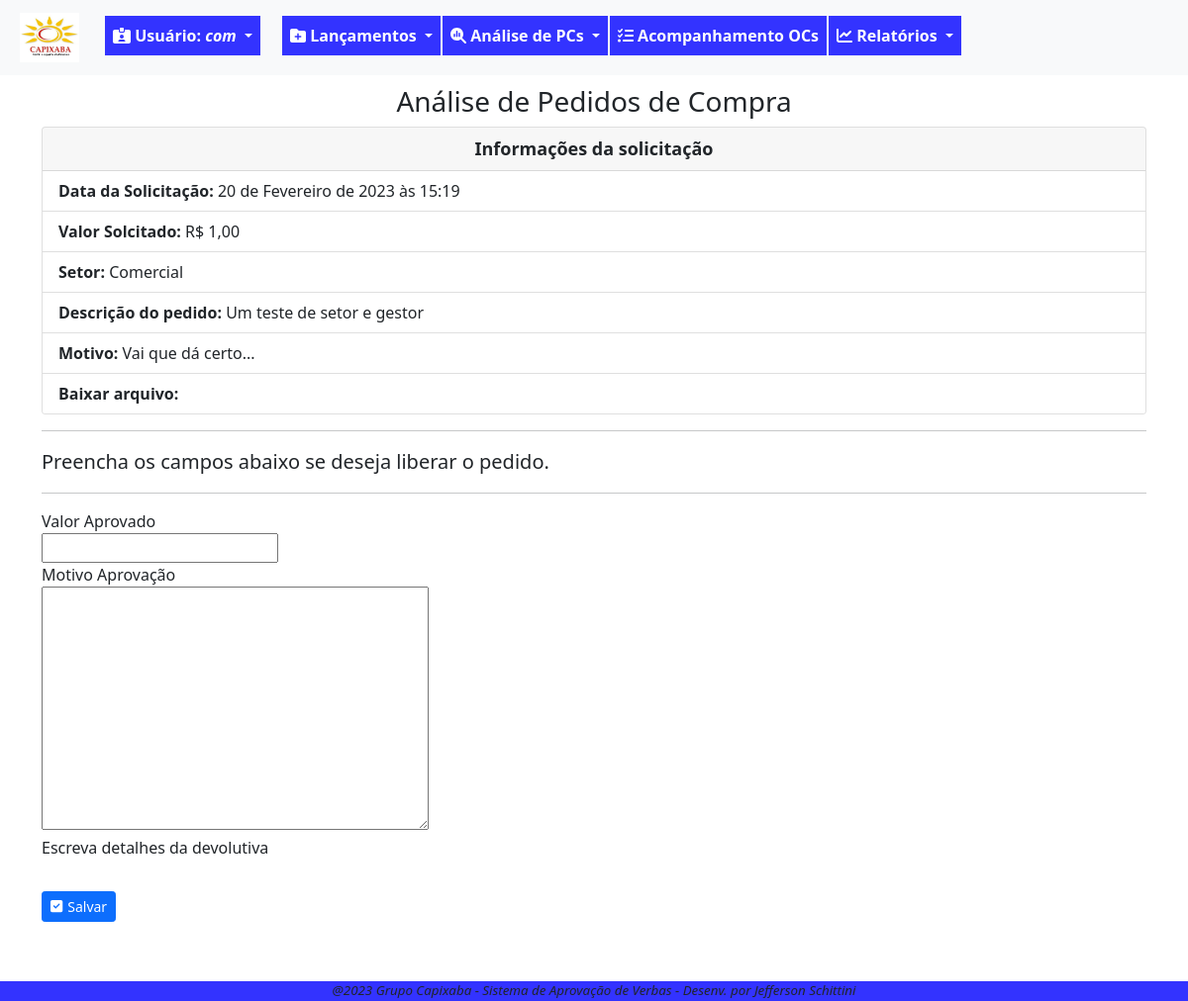
The app's page /pc/analise/aprova/6 (signed in), older data.
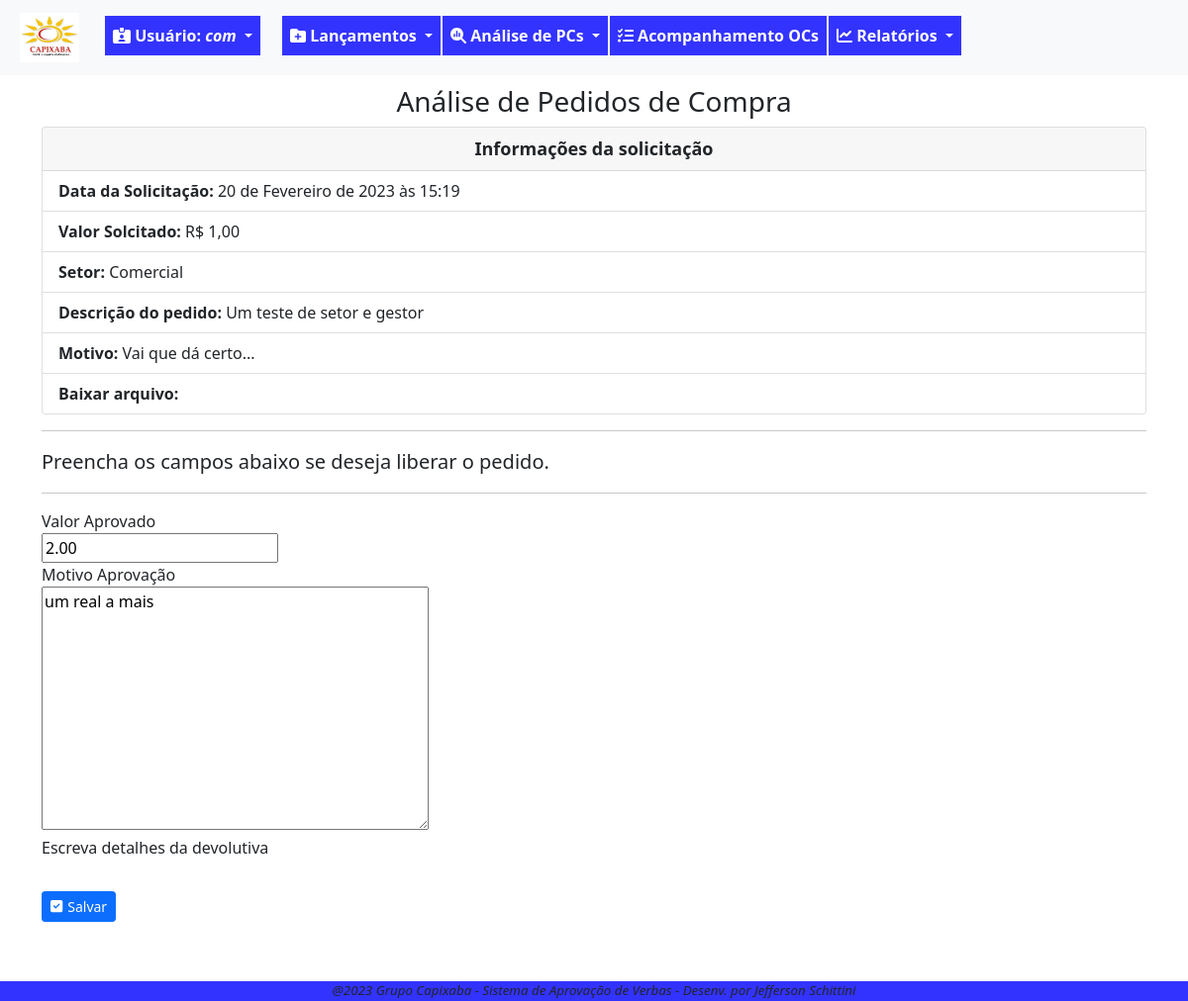
The same page, newer data.
### fluxo/models.py (models this page shows, shortened)
class PedidoCompra(models.Model):
    SOL = '1'
    APR = '2'
    FIS = '3'
    FIN = '4'
    FIM = '9'
    ETAPAS_CHOICES = [
        (SOL,'Solicitação'),
        (APR,'Aprovação'),
        (FIS,'Fiscal'),
        (FIN,'Financeiro'),
        (FIM,'Finalizada'),
    ]
    ABERTA = 'ABE'
    ANALISE = 'ANL'
    LIBERADA = 'LIB'
    NEGADA = 'NEG'
    CANCELADA = 'CAN'
    STATUS_CHOICES = [
        ('ABE','Aberta'),
        ('ANL','Análise'),
        ('LIB','Liberada'),
        ('NEG','Negada'),
        ('CAN','Cancelada'),
    ]
    data_solic = models.DateTimeField(verbose_name='Data da Solicitação', default=timezone.now)
    usuario_log = models.ForeignKey(User, on_delete=models.PROTECT, verbose_name='Usuário') #deixar este usuário, que herda do padrão django
    setor_oc = models.ForeignKey(Setor, on_delete=models.PROTECT, verbose_name='Setor')
    desc_solic = models.CharField(max_length=100, verbose_name='Descrição do pedido')
    motivo_solic = models.TextField(verbose_name='Motivo do pedido', max_length=1000, help_text='Escreva detalhes da solicitação')
    valor_solic = models.DecimalField(max_digits=9, decimal_places=2, verbose_name='Valor Solicitado')
    anexos = models.FileField(upload_to=anexar_em, blank=True, null=True)  # verificar melhor como se configura, inclusive a constante MEDDIA_ROOT
    data_aprov = models.DateTimeField(verbose_name='Aprovação Diretoria', blank=True, null=True)
    motivo_aprov = models.TextField(verbose_name='Motivo Aprovação', blank=True, max_length=1000, help_text='Escreva detalhes da devolutiva')
    valor_aprov = models.DecimalField(verbose_name='Valor Aprovado', max_digits=9, decimal_places=2, blank=True, null=True)
    data_fin = models.DateTimeField(verbose_name='Liberação Financeiro', blank=True, null=True)
    motivo_fin = models.TextField(verbose_name='Motivo Financeiro', max_length=1000, blank=True, help_text='Escreva detalhes da devolutiva')
    data_fis = models.DateTimeField(verbose_name='Liberação Fiscal', blank=True, null=True)
    motivo_fis = models.TextField(verbose_name='Motivo Fiscal', max_length=1000, blank=True, null=True, help_text='Escreva detalhes da devolutiva')
    etapa_oc = models.CharField(verbose_name='Etapa', choices=ETAPAS_CHOICES, max_length=50, default='1')
    status_oc = models.CharField(verbose_name='Status', choices=STATUS_CHOICES, max_length=50, default='ABE')
    data_fim_oc = models.DateTimeField(verbose_name='Data Encerramento', null=True, blank=True)
    """ atriui a uma variável o nome da classe. Isso pode ser usado em um template para identificar a
    classe que está chamando o formulário e condicionar as ações"""

class Setor(models.Model):
    setor_desc = models.CharField(verbose_name='Setor', max_length=100, unique=True)
    gestor_setor = models.ForeignKey(User, on_delete=models.PROTECT, verbose_name='Gestor', blank=True, null=True)
    def __str__(self):
        return self.setor_desc

### fluxo/views.py (the view)
# urls.py: path('pc/analise/aprova/<int:pk>', PCAnaliseAprov.as_view(), name='analise-aprova-pc'),
class PCAnaliseAprov(GroupRequiredMixin, LoginRequiredMixin,UpdateView):
    login_url = reverse_lazy('login')
    group_required = u'Aprovador'
    model = PedidoCompra
    fields=['valor_aprov', 'motivo_aprov'
    ]
    template_name = 'fluxo/form-analise.html'
    success_url = reverse_lazy('lista-analise-pc')

### fluxo/templates/fluxo/form-analise.html (shortened to what this page needs)
{% extends 'paginas/base.html' %}
{% load static %}
{% load crispy_forms_tags %}
{% block info_tela %}
    <h3 style="margin-top: 10px; text-align: center;">Análise de Pedidos de Compra</h3>
{% endblock info_tela %}
{% block conteudo %}
    <div class="card">
        <div style="text-align: center; font-size: large; font-weight: bold;" class="card-header">
            Informações da solicitação
        </div>
        <ul class="list-group list-group-flush">
            <li class="list-group-item"> <b>Data da  Solicitação:</b> {{ object.data_solic }}</li>
            <li class="list-group-item"> <b>Valor Solcitado:</b> R$ {{ object.valor_solic }}</li>
            <li class="list-group-item" > <b>Setor:</b> {{ object.setor_oc }}</li>
            <li class="list-group-item"> <b>Descrição do pedido:</b> {{ object.desc_solic }}</li>
            <li class="list-group-item"> <b>Motivo:</b> {{ object.motivo_solic }}</li>
            <li class="list-group-item"> <b>Baixar arquivo:</b> {{ object.anexos }}</li>
        </ul>
    </div>
    <hr>
    <p class="lead">
        Preencha os campos abaixo se deseja liberar o pedido.
    </p>
    <hr>
    <form action="" method="post" enctype="multipart/form-data">
        {{ form|crispy }}
        <button type="submit" class="btn btn-primary mt-3 btn-sm">
            <i style="margin-right: 5px" class="fa-solid fa-square-check"></i>Salvar</button>
    </form>
{% endblock conteudo %}

Row changes from the older to the newer data that the page shows:
changed PedidoCompra "Um teste de setor e gestor": valor_aprov (not shown) → "2.00"; motivo_aprov (not shown) → "um real a mais"
